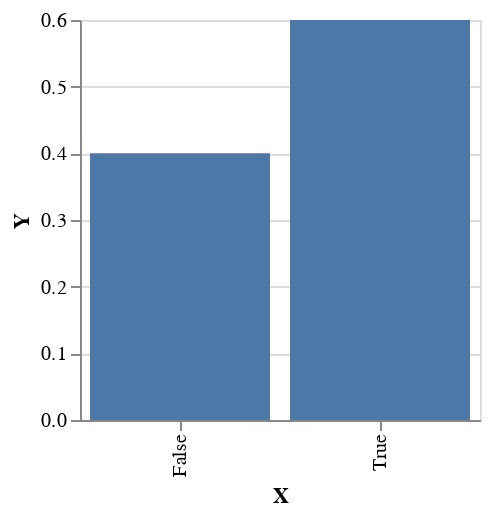

The notebook cell saved with this chart:
### Code cell
plotVega emp

### Figure 1 — Vega-Lite specification as saved in the notebook (floating-point values rounded to 4 significant figures)
{"$schema": "https://vega.github.io/schema/vega-lite/v4.json", "data": {"values": [{"X": "False", "Y": 0.4}, {"X": "True", "Y": 0.6}]}, "encoding": {"x": {"field": "X", "sort": ["False", "True"], "type": "nominal"}, "y": {"field": "Y", "type": "quantitative"}}, "height": 200, "mark": "bar", "width": 200}
